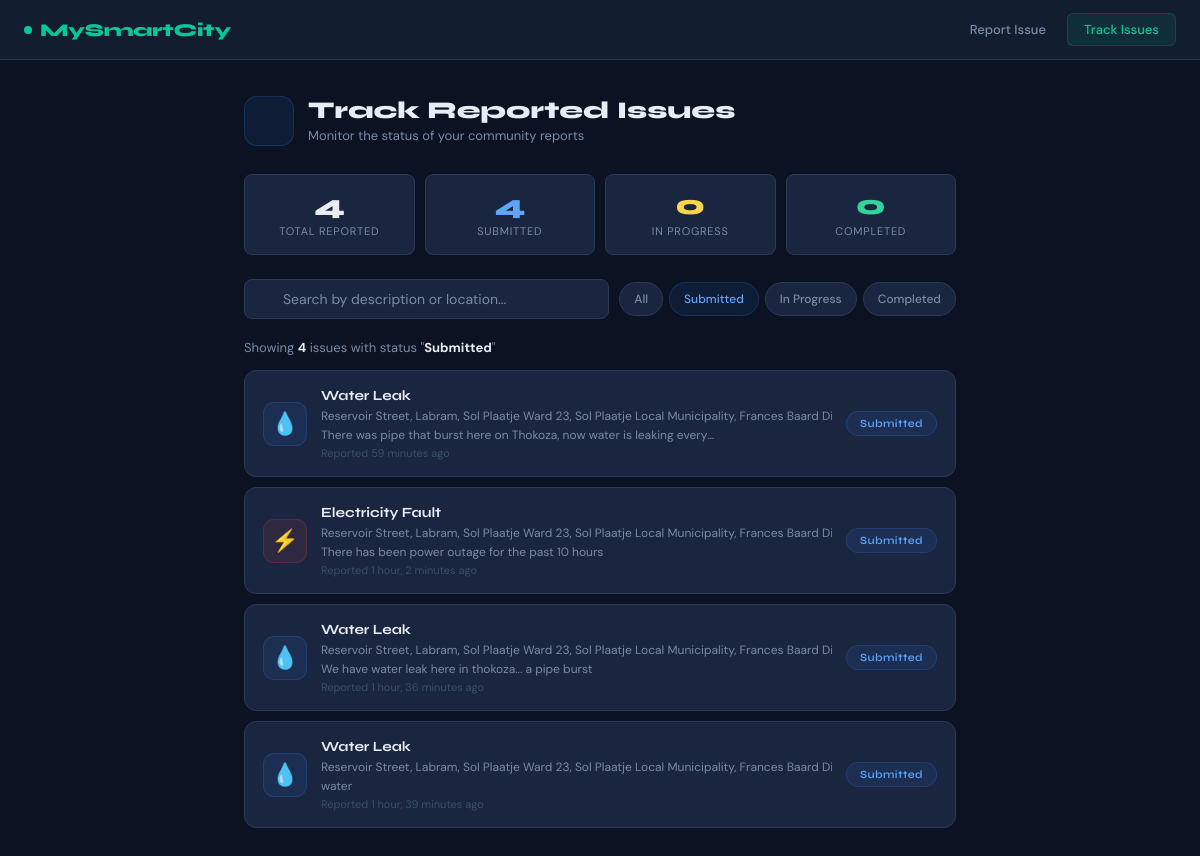
The app's page /tracking/?status=submitted with its own data.
### reporting/models.py (models this page shows, shortened)
class IssueReport(models.Model):
    ISSUE_TYPES = [
        ('water', 'Water Leak'),
        ('electricity', 'Electricity Fault'),
        ('pothole', 'Pothole'),
        ('waste', 'Waste Collection'),
    ]
    STATUS_CHOICES = [
        ('submitted', 'Submitted'),
        ('in_progress', 'In Progress'),
        ('completed', 'Completed'),
        ('rejected', 'Rejected'),
    ]
    issue_type = models.CharField(max_length=20, choices=ISSUE_TYPES)
    description = models.TextField()
    location = models.CharField(max_length=255, blank=True, default='')
    latitude = models.DecimalField(max_digits=9, decimal_places=6, null=True, blank=True)
    longitude = models.DecimalField(max_digits=9, decimal_places=6, null=True, blank=True)
    photo = models.ImageField(upload_to='issue_photos/', null=True, blank=True)
    voice_note = models.FileField(upload_to='voice_notes/', null=True, blank=True)
    status = models.CharField(max_length=20, choices=STATUS_CHOICES, default='submitted')
    submitted_at = models.DateTimeField(default=timezone.now)
    updated_at = models.DateTimeField(auto_now=True)
    class Meta:
        ordering = ['-submitted_at']

### tracking/views.py (the view)
# urls.py: path('', views.track_issue, name='track_issue'),
def track_issue(request):
    status_filter = request.GET.get('status', 'all')
    search_query = request.GET.get('search', '').strip()
    issues = IssueReport.objects.all()
    if status_filter and status_filter != 'all':
        issues = issues.filter(status=status_filter)
    if search_query:
        issues = issues.filter(
            description__icontains=search_query
        ) | issues.filter(
            location__icontains=search_query
        )
    total = IssueReport.objects.count()
    submitted_count = IssueReport.objects.filter(status='submitted').count()
    in_progress_count = IssueReport.objects.filter(status='in_progress').count()
    completed_count = IssueReport.objects.filter(status='completed').count()
    context = {
        'issues': issues,
        'status_filter': status_filter,
        'search_query': search_query,
        'total': total,
        'submitted_count': submitted_count,
        'in_progress_count': in_progress_count,
        'completed_count': completed_count,
    }
    return render(request, 'tracking/track_issue.html', context)

### tracking/templates/tracking/track_issue.html (shortened to what this page needs)
<!DOCTYPE html>
<html lang="en">
<head>
</head>
<body>
<nav class="topnav">
    <div class="brand">
        <div class="brand-dot"></div>
        MySmartCity
    </div>
    <div class="nav-links">
        <a href="{% url 'report_issue' %}" class="nav-link">Report Issue</a>
        <a href="{% url 'track_issue' %}" class="nav-link active">Track Issues</a>
    </div>
</nav>
<div class="page-wrap">
    <div class="page-header">
        <div class="header-left">
            <div class="page-icon"></div>
            <div>
                <div class="page-title">Track Reported Issues</div>
                <div class="page-sub">Monitor the status of your community reports</div>
            </div>
        </div>
    </div>
    <div class="stats-row">
        <div class="stat-card">
            <div class="stat-num c-all">{{ total }}</div>
            <div class="stat-lbl">Total Reported</div>
        </div>
        <div class="stat-card">
            <div class="stat-num c-submitted">{{ submitted_count }}</div>
            <div class="stat-lbl">Submitted</div>
        </div>
        <div class="stat-card">
            <div class="stat-num c-inprogress">{{ in_progress_count }}</div>
            <div class="stat-lbl">In Progress</div>
        </div>
        <div class="stat-card">
            <div class="stat-num c-completed">{{ completed_count }}</div>
            <div class="stat-lbl">Completed</div>
        </div>
    </div>
    <form method="GET" action="{% url 'track_issue' %}">
        <div class="controls-row">
            <div class="search-wrap">
                <input
                    type="text"
                    name="search"
                    class="search-input"
                    placeholder="Search by description or location..."
                    value="{{ search_query }}"
                >
            </div>
            <div class="filter-pills">
                <a href="?status=all{% if search_query %}&search={{ search_query }}{% endif %}"
                   class="pill all {% if status_filter == 'all' %}active{% endif %}">All</a>
                <a href="?status=submitted{% if search_query %}&search={{ search_query }}{% endif %}"
                   class="pill sub {% if status_filter == 'submitted' %}active{% endif %}">Submitted</a>
                <a href="?status=in_progress{% if search_query %}&search={{ search_query }}{% endif %}"
                   class="pill prog {% if status_filter == 'in_progress' %}active{% endif %}">In Progress</a>
                <a href="?status=completed{% if search_query %}&search={{ search_query }}{% endif %}"
                   class="pill comp {% if status_filter == 'completed' %}active{% endif %}">Completed</a>
            </div>
        </div>
    </form>
    {% if issues %}
        <div class="result-count">
            Showing <strong>{{ issues|length }}</strong> issue{{ issues|length|pluralize }}
            {% if status_filter != 'all' %} with status "<strong>{{ status_filter|title }}</strong>"{% endif %}
        </div>
        <div class="issues-list">
            {% for issue in issues %}
            <div class="issue-card">
                <div class="card-ico
                    {% if issue.issue_type == 'water' %}ico-water
                    {% elif issue.issue_type == 'pothole' %}ico-pothole
                    {% elif issue.issue_type == 'electricity' %}ico-electricity
                    {% else %}ico-waste{% endif %}">
                    {% if issue.issue_type == 'water' %}💧
                    {% elif issue.issue_type == 'electricity' %}⚡
                    {% elif issue.issue_type == 'pothole' %}🕳️
                    {% else %}🗑️{% endif %}
                </div>
                <div class="card-body">
                    <div class="card-title">{{ issue.get_issue_type_display }}</div>
                    <div class="card-location">
                         {% if issue.location %}{{ issue.location }}{% else %}Location not specified{% endif %}
                    </div>
                    {% if issue.description %}
                    <div class="card-desc">{{ issue.description|truncatechars:80 }}</div>
                    {% endif %}
                    <div class="card-date">Reported {{ issue.submitted_at|timesince }} ago</div>
                </div>
                <span class="badge badge-{{ issue.status }}">
                    {% if issue.status == 'submitted' %}Submitted
                    {% elif issue.status == 'in_progress' %}In Progress
                    {% elif issue.status == 'completed' %}Completed
                    {% else %}Rejected{% endif %}
                </span>
            </div>
            {% endfor %}
        </div>
    {% endif %}
</div>
</body>
</html>

### records on screen
IssueReport: issue_type "Water Leak", location "Reservoir Street, Labram, Sol Plaatje Ward 23, Sol Plaatje Local Municipality, Frances Baard…", description "There was pipe that burst here on Thokoza, now water is leaking every…", submitted_at "59 minutes", status "Submitted"
IssueReport: issue_type "Electricity Fault", location "Reservoir Street, Labram, Sol Plaatje Ward 23, Sol Plaatje Local Municipality, Frances Baard…", description "There has been power outage for the past 10 hours", submitted_at "1 hour, 2 minutes", status "Submitted"
IssueReport: issue_type "Water Leak", location "Reservoir Street, Labram, Sol Plaatje Ward 23, Sol Plaatje Local Municipality, Frances Baard…", description "We have water leak here in thokoza... a pipe burst", submitted_at "1 hour, 36 minutes", status "Submitted"
IssueReport: issue_type "Water Leak", location "Reservoir Street, Labram, Sol Plaatje Ward 23, Sol Plaatje Local Municipality, Frances Baard…", description "water", submitted_at "1 hour, 39 minutes", status "Submitted"

### other values on screen
{{ total }} "4"
{{ submitted_count }} "4"
{{ in_progress_count }} "0"
{{ completed_count }} "0"
{{ issues|length }} "4"
{{ status_filter|title }} "Submitted"
